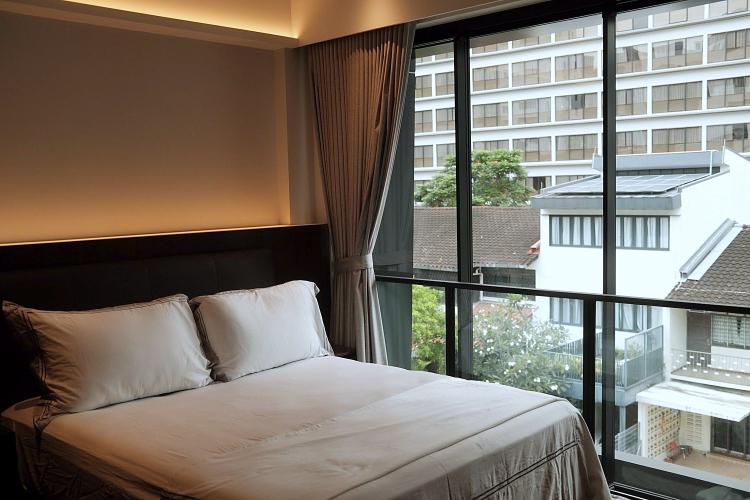
#> input picture assets/img/aurelia/aurelia-11.jpg, 1500 x 1000 px, given in place of out.png, which was not available (shown at 1/2 size)
$ python enhance_photo.py out.png out.png
#> lines starting #> are read from the running program, lines starting #| are printed output that depends on the picture; pictures that were not available may be replaced by others from this repository, and a replacement may not be noted
"""Gentle real-estate photo correction using Pillow only: partial white
balance, levels, shadow lift, mild contrast, sharpening. Never overwrites originals."""
import sys
from PIL import Image, ImageFilter, ImageOps, ImageStat

def _percentile(hist, frac):
    total = sum(hist); acc = 0
    for i, n in enumerate(hist):
        acc += n
        if acc >= total * frac:
            return i
    return 255

def enhance(path, wb_strength=0.55, shadow_gamma=0.82, contrast=0.08):
#> called with path = 'out.png', wb_strength = 0.55, shadow_gamma = 0.82, contrast = 0.08
    im = ImageOps.exif_transpose(Image.open(path)).convert("RGB")   # iPhone shots carry rotation in EXIF
#> im is the input picture: PIL image 1500x1000 RGB; mean R, G, B 124.4, 116.5, 106.6
    im.thumbnail((1600, 1600), Image.LANCZOS)                       # web size
    small = im.copy(); small.thumbnail((400, 400))
#> after `small.thumbnail((400, 400))`:
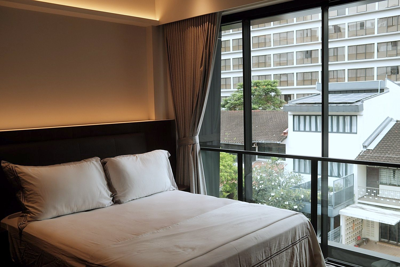
#> small: PIL image 400x267 RGB; mean R, G, B 124.4, 116.5, 106.6
    means = ImageStat.Stat(small).mean
#> means = [124.4, 116.5, 106.6]
    grey = sum(means) / 3
#> grey = 115.8
    gains = [1 + (grey / m - 1) * wb_strength for m in means]       # partial grey-world WB
#> gains = [0.962, 0.997, 1.05]
    lhist = small.convert("L").histogram()
#> lhist = 256 values, max 1686 at index 250, min 1 at index 255, mean 417.2
    lo, hi = _percentile(lhist, 0.005), _percentile(lhist, 0.997)   # levels
#> in _percentile, `total = sum(hist)`: total = 106800
#> the loop in _percentile, `for i, n in enumerate(hist):` made 2 passes
#> (n, acc) on passes 1 to 2: (367, 367), (434, 801)
#> after the loop in _percentile, `for i, n in enumerate(hist):`: acc = 801
#> the loop in _percentile, `for i, n in enumerate(hist):` made 252 passes
#> (n, acc) on passes 1 to 3: (367, 367), (434, 801), (626, 1427)
#> after the loop in _percentile, `for i, n in enumerate(hist):`: acc = 106567
#> lo = 1; hi = 251
    span = max(hi - lo, 1)
#> span = 250
    luts = []
    for g in gains:
        lut = []
        for v in range(256):
            x = min(max((v * g - lo) / span, 0.0), 1.0)
            x = x ** shadow_gamma                                  # shadow lift
            x = x + contrast * x * (1 - x) * (2 * x - 1)               # gentle S-curve
            lut.append(int(round(min(max(x, 0.0), 1.0) * 255)))
        luts += lut
#> this loop made 3 passes
#> g on passes 1 to 3: 0.962, 0.997, 1.05
#> after the loop, luts = 768 values, max 255 at index 508, min 0 at index 0, mean 141.6
    out = im.point(luts)
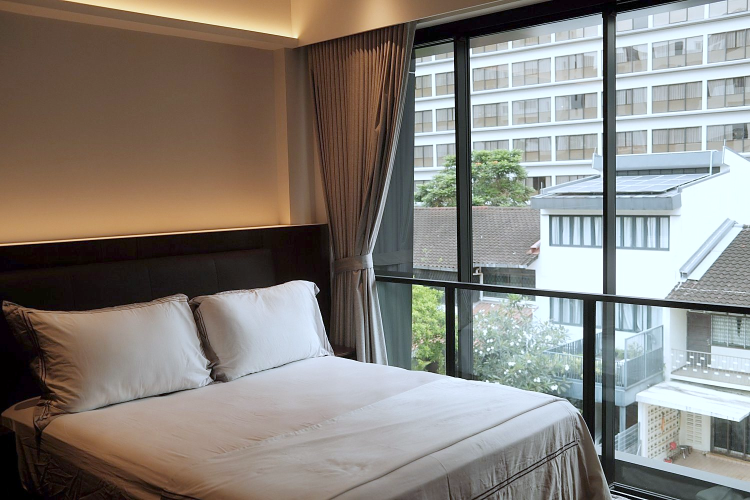
#> out: PIL image 1500x1000 RGB (shown at 1/2 size); mean R, G, B 135.1, 130.5, 124.1
    return out.filter(ImageFilter.UnsharpMask(radius=1.6, percent=55, threshold=3))

if __name__ == "__main__":
    out = sys.argv[2]
    if out.lower().endswith(".webp"):
        enhance(sys.argv[1]).save(out, "WEBP", quality=78, method=6)
    else:
        enhance(sys.argv[1]).save(out, quality=84, optimize=True, progressive=True)

$ run again, on assets/img/aurelia/aurelia-12.jpg
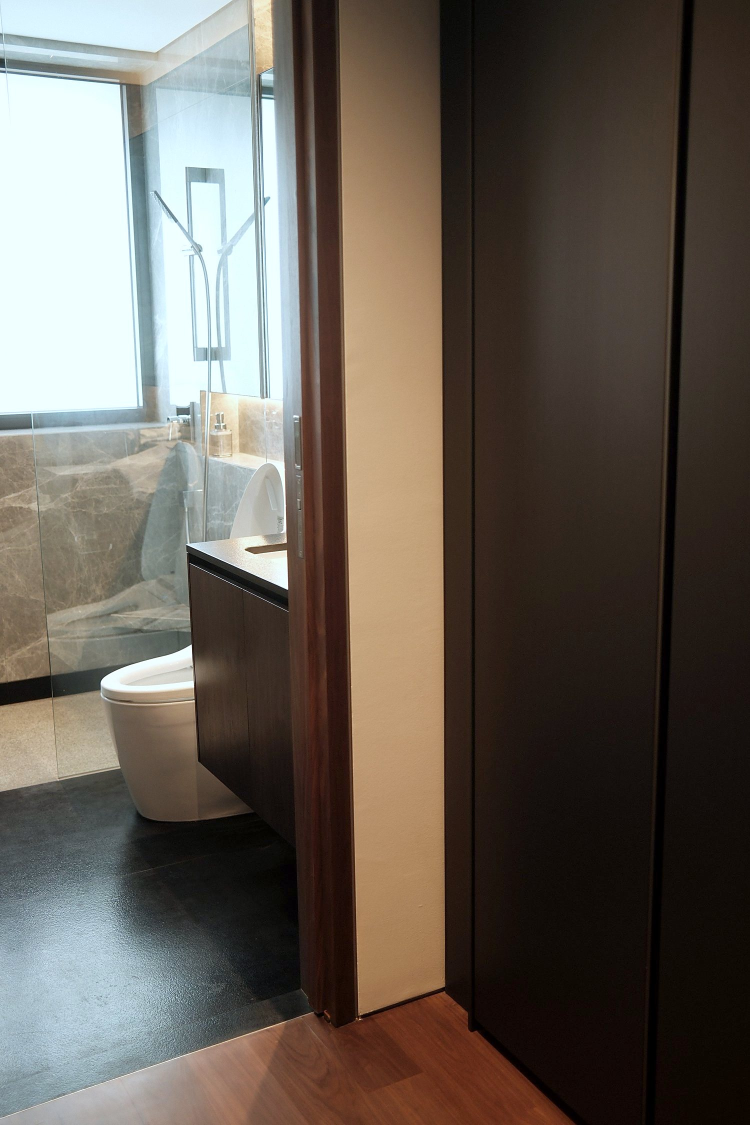
#> input picture assets/img/aurelia/aurelia-12.jpg, 1500 x 2250 px, given in place of out.png, which was not available (shown at 1/2 size)
#> in enhance, im is the input picture: PIL image 1500x2250 RGB; mean R, G, B 101.1, 93.4, 84.7
#> im: PIL image 1067x1600 RGB
#> in enhance, `small.thumbnail((400, 400))`:
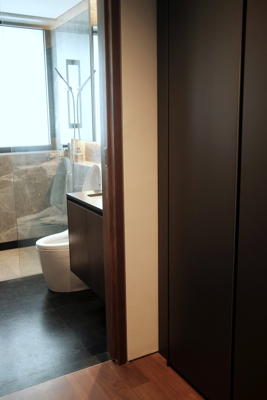
#> small: PIL image 267x400 RGB; mean R, G, B 101.4, 93.6, 85
#> means = [101.4, 93.57, 84.95]
#> grey = 93.3
#> gains = [0.956, 0.998, 1.05]
#> lhist = 256 values, max 5759 at index 251, min 1 at index 254, mean 417.2
#> total = 106800
#> the loop in _percentile, `for i, n in enumerate(hist):` made 2 passes
#> (n, acc) on passes 1 to 2: (266, 266), (297, 563)
#> after the loop in _percentile, `for i, n in enumerate(hist):`: acc = 563
#> the loop in _percentile, `for i, n in enumerate(hist):` made 252 passes
#> (n, acc) on passes 1 to 3: (266, 266), (297, 563), (235, 798)
#> after the loop in _percentile, `for i, n in enumerate(hist):`: acc = 106726
#> lo = 1; hi = 251
#> span = 250
#> the loop in enhance, `for g in gains:` made 3 passes
#> g on passes 1 to 3: 0.956, 0.998, 1.05
#> after the loop in enhance, `for g in gains:`: luts = 768 values, max 255 at index 507, min 0 at index 0, mean 141.6
#> in enhance, `out = im.point(luts)`:
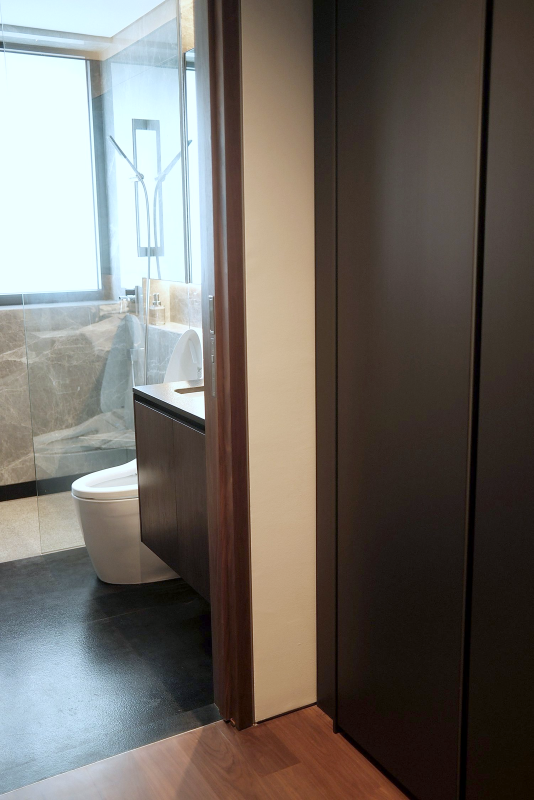
#> out: PIL image 1067x1600 RGB (shown at 1/2 size); mean R, G, B 110.7, 105.5, 99.3

$ run again, on assets/img/aurelia/aurelia-13.jpg
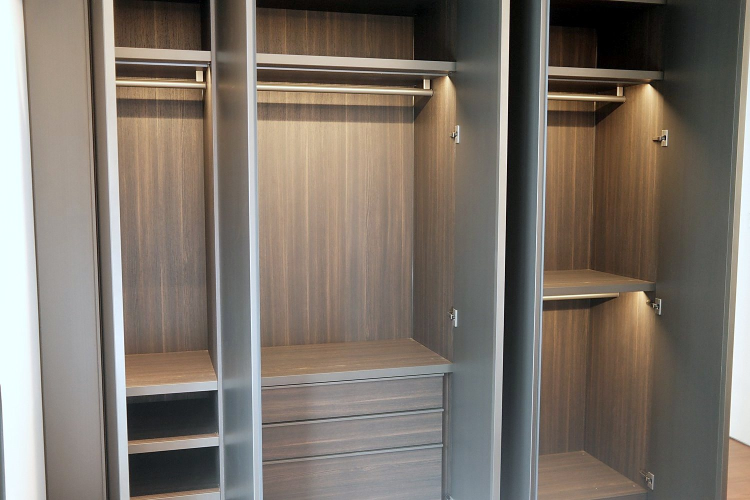
#> input picture assets/img/aurelia/aurelia-13.jpg, 1500 x 1000 px, given in place of out.png, which was not available (shown at 1/2 size)
#> in enhance, im is the input picture: PIL image 1500x1000 RGB; mean R, G, B 124.6, 115.7, 106.5
#> in enhance, `small.thumbnail((400, 400))`:
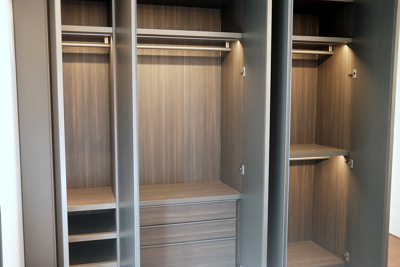
#> small: PIL image 400x267 RGB; mean R, G, B 124.6, 115.7, 106.5
#> means = [124.6, 115.7, 106.5]
#> grey = 115.6
#> gains = [0.96, 0.999, 1.05]
#> lhist = 256 values, max 1324 at index 251, min 0 at index 254, mean 417.2
#> total = 106800
#> the loop in _percentile, `for i, n in enumerate(hist):` made 2 passes
#> (n, acc) on passes 1 to 2: (493, 493), (149, 642)
#> after the loop in _percentile, `for i, n in enumerate(hist):`: acc = 642
#> the loop in _percentile, `for i, n in enumerate(hist):` made 252 passes
#> (n, acc) on passes 1 to 3: (493, 493), (149, 642), (136, 778)
#> after the loop in _percentile, `for i, n in enumerate(hist):`: acc = 106782
#> lo = 1; hi = 251
#> span = 250
#> the loop in enhance, `for g in gains:` made 3 passes
#> g on passes 1 to 3: 0.96, 0.999, 1.05
#> after the loop in enhance, `for g in gains:`: luts = 768 values, max 255 at index 507, min 0 at index 0, mean 141.6
#> in enhance, `out = im.point(luts)`:
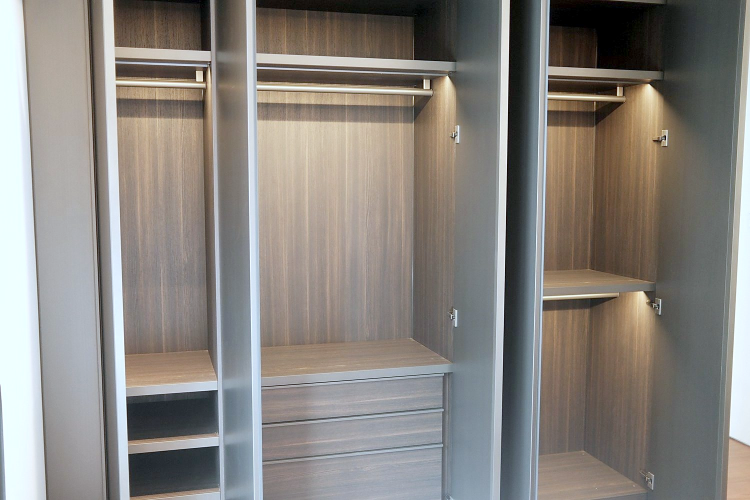
#> out: PIL image 1500x1000 RGB (shown at 1/2 size); mean R, G, B 136.3, 131.9, 126.9
